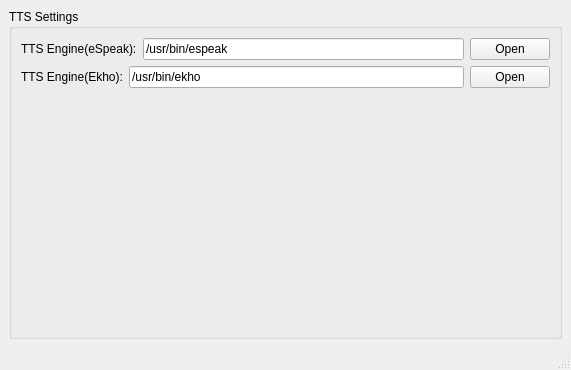
<?xml version="1.0" encoding="UTF-8"?>
<ui version="4.0">
 <class>NddPluginImplement</class>
 <widget class="QMainWindow" name="NddPluginImplement">
  <property name="geometry">
   <rect>
    <x>0</x>
    <y>0</y>
    <width>571</width>
    <height>370</height>
   </rect>
  </property>
  <property name="windowTitle">
   <string>TTS Settings Panel</string>
  </property>
  <widget class="QWidget" name="centralwidget">
   <layout class="QGridLayout" name="gridLayout">
    <item row="0" column="0">
     <widget class="QGroupBox" name="groupBox">
      <property name="title">
       <string>TTS Settings</string>
      </property>
      <layout class="QGridLayout" name="gridLayout_2">
       <item row="0" column="0">
        <layout class="QHBoxLayout" name="horizontalLayout_2">
         <item>
          <widget class="QLabel" name="label_2">
           <property name="text">
            <string>TTS Engine(eSpeak):</string>
           </property>
          </widget>
         </item>
         <item>
          <widget class="QLineEdit" name="espeakEngine">
           <property name="text">
            <string>/usr/bin/espeak</string>
           </property>
          </widget>
         </item>
         <item>
          <widget class="QPushButton" name="pushButton_2">
           <property name="text">
            <string>Open</string>
           </property>
          </widget>
         </item>
        </layout>
       </item>
       <item row="1" column="0">
        <layout class="QHBoxLayout" name="horizontalLayout">
         <item>
          <widget class="QLabel" name="label">
           <property name="text">
            <string>TTS Engine(Ekho):</string>
           </property>
          </widget>
         </item>
         <item>
          <widget class="QLineEdit" name="ekhoEngine">
           <property name="text">
            <string>/usr/bin/ekho</string>
           </property>
          </widget>
         </item>
         <item>
          <widget class="QPushButton" name="pushButton">
           <property name="text">
            <string>Open</string>
           </property>
          </widget>
         </item>
        </layout>
       </item>
       <item row="2" column="0">
        <spacer name="verticalSpacer">
         <property name="orientation">
          <enum>Qt::Vertical</enum>
         </property>
         <property name="sizeHint" stdset="0">
          <size>
           <width>20</width>
           <height>226</height>
          </size>
         </property>
        </spacer>
       </item>
      </layout>
     </widget>
    </item>
   </layout>
  </widget>
  <widget class="QMenuBar" name="menubar">
   <property name="geometry">
    <rect>
     <x>0</x>
     <y>0</y>
     <width>571</width>
     <height>23</height>
    </rect>
   </property>
  </widget>
  <widget class="QStatusBar" name="statusbar"/>
 </widget>
 <resources/>
 <connections/>
</ui>
